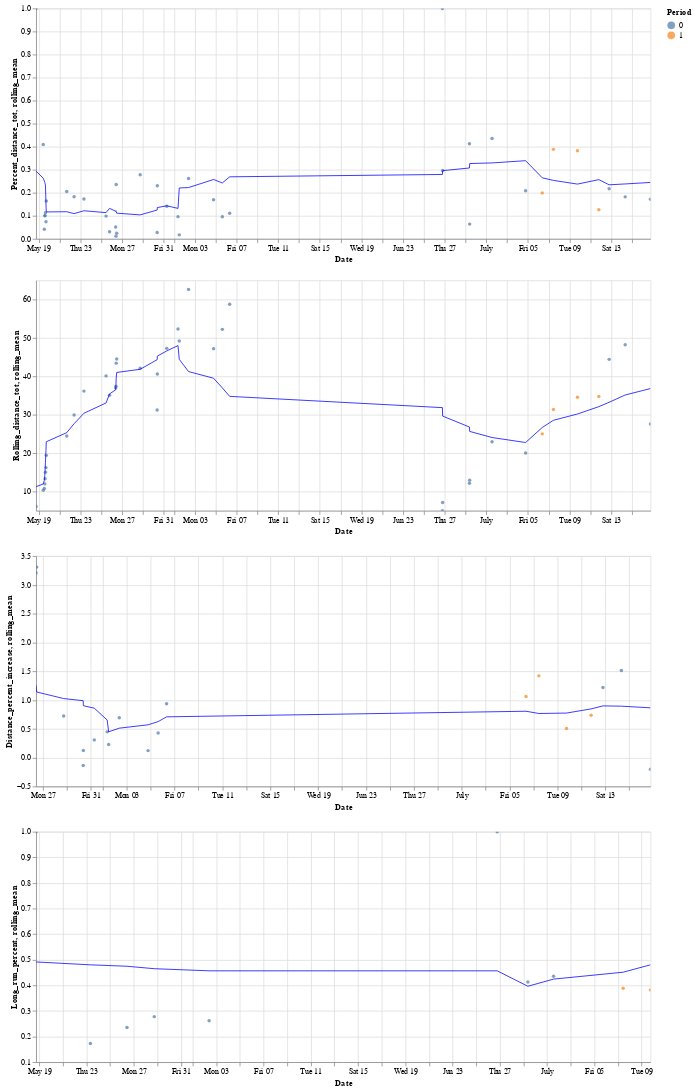

The code cell stored with this chart in its notebook:
### Code cell
display(Markdown("### Plots of distances and percentages tracked by period"))
(date_percent_dist_period) & (date_rolling_dist_period) & (date_dist_incre_period) & (date_long_per_period)

### Figure 1 — Vega-Lite specification as saved in the notebook (floating-point values rounded to 4 significant figures)
{"config": {"view": {"continuousWidth": 300, "continuousHeight": 300}}, "vconcat": [{"layer": [{"mark": {"type": "circle", "size": 20}, "encoding": {"color": {"field": "Period", "type": "nominal"}, "tooltip": [{"field": "Date", "type": "temporal"}, {"field": "Percent_distance_tot", "type": "quantitative"}, {"field": "Period", "type": "quantitative"}], "x": {"field": "Date", "type": "temporal"}, "y": {"field": "Percent_distance_tot", "scale": {"zero": false}, "type": "quantitative"}}, "name": "view_17"}, {"mark": {"type": "line", "color": "blue", "size": 1}, "encoding": {"x": {"field": "Date", "type": "temporal"}, "y": {"field": "rolling_mean", "scale": {"zero": false}, "type": "quantitative"}}, "transform": [{"window": [{"op": "mean", "field": "Percent_distance_tot", "as": "rolling_mean"}], "frame": [-5, 5]}]}], "data": {"name": "data-c9a8627310a5fca954c959d581d551db"}, "height": 300, "width": 800}, {"layer": [{"mark": {"type": "circle", "size": 20}, "encoding": {"color": {"field": "Period", "type": "nominal"}, "tooltip": [{"field": "Date", "type": "temporal"}, {"field": "Rolling_distance_tot", "type": "quantitative"}, {"field": "Period", "type": "quantitative"}], "x": {"field": "Date", "type": "temporal"}, "y": {"field": "Rolling_distance_tot", "scale": {"zero": false}, "type": "quantitative"}}, "name": "view_18"}, {"mark": {"type": "line", "color": "blue", "size": 1}, "encoding": {"x": {"field": "Date", "type": "temporal"}, "y": {"field": "rolling_mean", "scale": {"zero": false}, "type": "quantitative"}}, "transform": [{"window": [{"op": "mean", "field": "Rolling_distance_tot", "as": "rolling_mean"}], "frame": [-5, 5]}]}], "data": {"name": "data-68fc162ad8200e4a128099f97e0509f1"}, "height": 300, "width": 800}, {"layer": [{"mark": {"type": "circle", "size": 20}, "encoding": {"color": {"field": "Period", "type": "nominal"}, "tooltip": [{"field": "Date", "type": "temporal"}, {"field": "Distance_percent_increase", "type": "quantitative"}, {"field": "Period", "type": "quantitative"}], "x": {"field": "Date", "type": "temporal"}, "y": {"field": "Distance_percent_increase", "scale": {"zero": false}, "type": "quantitative"}}, "name": "view_19"}, {"mark": {"type": "line", "color": "blue", "size": 1}, "encoding": {"x": {"field": "Date", "type": "temporal"}, "y": {"field": "rolling_mean", "scale": {"zero": false}, "type": "quantitative"}}, "transform": [{"window": [{"op": "mean", "field": "Distance_percent_increase", "as": "rolling_mean"}], "frame": [-5, 5]}]}], "data": {"name": "data-d7a670510f145bde62e8d0cceacddfb6"}, "height": 300, "width": 800}, {"layer": [{"mark": {"type": "circle", "size": 20}, "encoding": {"color": {"field": "Period", "type": "nominal"}, "tooltip": [{"field": "Date", "type": "temporal"}, {"field": "Long_run_percent", "type": "quantitative"}, {"field": "Period", "type": "quantitative"}], "x": {"field": "Date", "type": "temporal"}, "y": {"field": "Long_run_percent", "scale": {"zero": false}, "type": "quantitative"}}, "name": "view_20"}, {"mark": {"type": "line", "color": "blue", "size": 1}, "encoding": {"x": {"field": "Date", "type": "temporal"}, "y": {"field": "rolling_mean", "scale": {"zero": false}, "type": "quantitative"}}, "transform": [{"window": [{"op": "mean", "field": "Long_run_percent", "as": "rolling_mean"}], "frame": [-5, 5]}]}], "data": {"name": "data-a3912decf2640bf7d4ec0cb4ec78ddb5"}, "height": 300, "width": 800}], "params": [{"name": "param_17", "select": {"type": "interval", "encodings": ["x", "y"]}, "bind": "scales", "views": ["view_17"]}, {"name": "param_18", "select": {"type": "interval", "encodings": ["x", "y"]}, "bind": "scales", "views": ["view_18"]}, {"name": "param_19", "select": {"type": "interval", "encodings": ["x", "y"]}, "bind": "scales", "views": ["view_19"]}, {"name": "param_20", "select": {"type": "interval", "encodings": ["x", "y"]}, "bind": "scales", "views": ["view_20"]}], "$schema": "https://vega.github.io/schema/vega-lite/v5.17.0.json", "datasets": {"data-c9a8627310a5fca954c959d581d551db": [{"Date": "2024-07-16T18:37:00", "Percent_distance_tot": 0.1722, "Period": 0}, {"Date": "2024-07-14T08:14:00", "Percent_distance_tot": 0.1823, "Period": 0}, {"Date": "2024-07-12T19:16:00", "Percent_distance_tot": 0.2175, "Period": 0}, {"Date": "2024-07-11T19:30:00", "Percent_distance_tot": 0.126, "Period": 1}, {"Date": "2024-07-09T18:15:00", "Percent_distance_tot": 0.3822, "Period": 1}, {"Date": "2024-07-07T10:43:00", "Percent_distance_tot": 0.3884, "Period": 1}, {"Date": "2024-07-06T09:02:00", "Percent_distance_tot": 0.1994, "Period": 1}, {"Date": "2024-07-04T18:38:00", "Percent_distance_tot": 0.2087, "Period": 0}, {"Date": "2024-07-01T13:15:00", "Percent_distance_tot": 0.4358, "Period": 0}, {"Date": "2024-06-29T09:38:00", "Percent_distance_tot": 0.06404, "Period": 0}, {"Date": "2024-06-29T09:02:00", "Percent_distance_tot": 0.413, "Period": 0}, {"Date": "2024-06-26T19:16:00", "Percent_distance_tot": 0.2963, "Period": 0}, {"Date": "2024-06-26T18:44:00", "Percent_distance_tot": 1.0, "Period": 0}, {"Date": "2024-06-06T08:08:00", "Percent_distance_tot": 0.1113, "Period": 0}, {"Date": "2024-06-05T15:11:00", "Percent_distance_tot": 0.09611, "Period": 0}, {"Date": "2024-06-04T19:00:00", "Percent_distance_tot": 0.1695, "Period": 0}, {"Date": "2024-06-02T09:17:00", "Percent_distance_tot": 0.262, "Period": 0}, {"Date": "2024-06-01T11:54:00", "Percent_distance_tot": 0.01727, "Period": 0}, {"Date": "2024-06-01T09:01:00", "Percent_distance_tot": 0.09633, "Period": 0}, {"Date": "2024-05-31T07:08:00", "Percent_distance_tot": 0.1413, "Period": 0}, {"Date": "2024-05-30T09:13:00", "Percent_distance_tot": 0.2308, "Period": 0}, {"Date": "2024-05-30T08:52:00", "Percent_distance_tot": 0.02754, "Period": 0}, {"Date": "2024-05-28T17:46:00", "Percent_distance_tot": 0.2778, "Period": 0}, {"Date": "2024-05-26T11:39:00", "Percent_distance_tot": 0.02404, "Period": 0}, {"Date": "2024-05-26T10:25:00", "Percent_distance_tot": 0.2356, "Period": 0}, {"Date": "2024-05-26T09:56:00", "Percent_distance_tot": 0.01176, "Period": 0}, {"Date": "2024-05-26T09:11:00", "Percent_distance_tot": 0.05164, "Period": 0}, {"Date": "2024-05-25T19:05:00", "Percent_distance_tot": 0.0305, "Period": 0}, {"Date": "2024-05-25T11:03:00", "Percent_distance_tot": 0.09873, "Period": 0}, {"Date": "2024-05-23T08:00:00", "Percent_distance_tot": 0.1726, "Period": 0}, {"Date": "2024-05-22T09:17:00", "Percent_distance_tot": 0.1829, "Period": 0}, {"Date": "2024-05-21T16:21:00", "Percent_distance_tot": 0.2054, "Period": 0}, {"Date": "2024-05-19T17:09:00", "Percent_distance_tot": 0.1643, "Period": 0}, {"Date": "2024-05-19T16:30:00", "Percent_distance_tot": 0.07455, "Period": 0}, {"Date": "2024-05-19T15:17:00", "Percent_distance_tot": 0.1132, "Period": 0}, {"Date": "2024-05-19T14:30:00", "Percent_distance_tot": 0.09985, "Period": 0}, {"Date": "2024-05-19T13:45:00", "Percent_distance_tot": 0.1009, "Period": 0}, {"Date": "2024-05-19T12:43:00", "Percent_distance_tot": 0.04174, "Period": 0}, {"Date": "2024-05-19T10:12:00", "Percent_distance_tot": 0.4095, "Period": 0}, {"Date": "2024-05-18T17:42:00", "Percent_distance_tot": 1.0, "Period": 0}], "data-68fc162ad8200e4a128099f97e0509f1": [{"Date": "2024-07-16T18:37:00", "Rolling_distance_tot": 27.58, "Period": 0}, {"Date": "2024-07-14T08:14:00", "Rolling_distance_tot": 48.22, "Period": 0}, {"Date": "2024-07-12T19:16:00", "Rolling_distance_tot": 44.42, "Period": 0}, {"Date": "2024-07-11T19:30:00", "Rolling_distance_tot": 34.76, "Period": 1}, {"Date": "2024-07-09T18:15:00", "Rolling_distance_tot": 34.56, "Period": 1}, {"Date": "2024-07-07T10:43:00", "Rolling_distance_tot": 31.36, "Period": 1}, {"Date": "2024-07-06T09:02:00", "Rolling_distance_tot": 25.02, "Period": 1}, {"Date": "2024-07-04T18:38:00", "Rolling_distance_tot": 20.03, "Period": 0}, {"Date": "2024-07-01T13:15:00", "Rolling_distance_tot": 22.97, "Period": 0}, {"Date": "2024-06-29T09:38:00", "Rolling_distance_tot": 12.96, "Period": 0}, {"Date": "2024-06-29T09:02:00", "Rolling_distance_tot": 12.13, "Period": 0}, {"Date": "2024-06-26T19:16:00", "Rolling_distance_tot": 7.12, "Period": 0}, {"Date": "2024-06-26T18:44:00", "Rolling_distance_tot": 5.01, "Period": 0}, {"Date": "2024-06-06T08:08:00", "Rolling_distance_tot": 58.77, "Period": 0}, {"Date": "2024-06-05T15:11:00", "Rolling_distance_tot": 52.23, "Period": 0}, {"Date": "2024-06-04T19:00:00", "Rolling_distance_tot": 47.21, "Period": 0}, {"Date": "2024-06-02T09:17:00", "Rolling_distance_tot": 62.64, "Period": 0}, {"Date": "2024-06-01T11:54:00", "Rolling_distance_tot": 49.21, "Period": 0}, {"Date": "2024-06-01T09:01:00", "Rolling_distance_tot": 52.32, "Period": 0}, {"Date": "2024-05-31T07:08:00", "Rolling_distance_tot": 47.28, "Period": 0}, {"Date": "2024-05-30T09:13:00", "Rolling_distance_tot": 40.6, "Period": 0}, {"Date": "2024-05-30T08:52:00", "Rolling_distance_tot": 31.23, "Period": 0}, {"Date": "2024-05-28T17:46:00", "Rolling_distance_tot": 42.08, "Period": 0}, {"Date": "2024-05-26T11:39:00", "Rolling_distance_tot": 44.5, "Period": 0}, {"Date": "2024-05-26T10:25:00", "Rolling_distance_tot": 43.43, "Period": 0}, {"Date": "2024-05-26T09:56:00", "Rolling_distance_tot": 37.43, "Period": 0}, {"Date": "2024-05-26T09:11:00", "Rolling_distance_tot": 36.99, "Period": 0}, {"Date": "2024-05-25T19:05:00", "Rolling_distance_tot": 35.08, "Period": 0}, {"Date": "2024-05-25T11:03:00", "Rolling_distance_tot": 40.11, "Period": 0}, {"Date": "2024-05-23T08:00:00", "Rolling_distance_tot": 36.15, "Period": 0}, {"Date": "2024-05-22T09:17:00", "Rolling_distance_tot": 29.91, "Period": 0}, {"Date": "2024-05-21T16:21:00", "Rolling_distance_tot": 24.44, "Period": 0}, {"Date": "2024-05-19T17:09:00", "Rolling_distance_tot": 19.42, "Period": 0}, {"Date": "2024-05-19T16:30:00", "Rolling_distance_tot": 16.23, "Period": 0}, {"Date": "2024-05-19T15:17:00", "Rolling_distance_tot": 15.02, "Period": 0}, {"Date": "2024-05-19T14:30:00", "Rolling_distance_tot": 13.32, "Period": 0}, {"Date": "2024-05-19T13:45:00", "Rolling_distance_tot": 11.99, "Period": 0}, {"Date": "2024-05-19T12:43:00", "Rolling_distance_tot": 10.78, "Period": 0}, {"Date": "2024-05-19T10:12:00", "Rolling_distance_tot": 10.33, "Period": 0}, {"Date": "2024-05-18T17:42:00", "Rolling_distance_tot": 6.1, "Period": 0}], "data-d7a670510f145bde62e8d0cceacddfb6": [{"Date": "2024-07-16T18:37:00", "Distance_percent_increase": -0.202, "Period": 0}, {"Date": "2024-07-14T08:14:00", "Distance_percent_increase": 1.514, "Period": 0}, {"Date": "2024-07-12T19:16:00", "Distance_percent_increase": 1.218, "Period": 0}, {"Date": "2024-07-11T19:30:00", "Distance_percent_increase": 0.7354, "Period": 1}, {"Date": "2024-07-09T18:15:00", "Distance_percent_increase": 0.5046, "Period": 1}, {"Date": "2024-07-07T10:43:00", "Distance_percent_increase": 1.42, "Period": 1}, {"Date": "2024-07-06T09:02:00", "Distance_percent_increase": 1.063, "Period": 1}, {"Date": "2024-06-06T08:08:00", "Distance_percent_increase": 0.9351, "Period": 0}, {"Date": "2024-06-05T15:11:00", "Distance_percent_increase": 0.4267, "Period": 0}, {"Date": "2024-06-04T19:00:00", "Distance_percent_increase": 0.1219, "Period": 0}, {"Date": "2024-06-02T09:17:00", "Distance_percent_increase": 0.6934, "Period": 0}, {"Date": "2024-06-01T11:54:00", "Distance_percent_increase": 0.2269, "Period": 0}, {"Date": "2024-06-01T09:01:00", "Distance_percent_increase": 0.4473, "Period": 0}, {"Date": "2024-05-31T07:08:00", "Distance_percent_increase": 0.3079, "Period": 0}, {"Date": "2024-05-30T09:13:00", "Distance_percent_increase": 0.1231, "Period": 0}, {"Date": "2024-05-30T08:52:00", "Distance_percent_increase": -0.1361, "Period": 0}, {"Date": "2024-05-28T17:46:00", "Distance_percent_increase": 0.7218, "Period": 0}, {"Date": "2024-05-26T11:39:00", "Distance_percent_increase": 3.308, "Period": 0}, {"Date": "2024-05-26T10:25:00", "Distance_percent_increase": 3.204, "Period": 0}], "data-a3912decf2640bf7d4ec0cb4ec78ddb5": [{"Date": "2024-07-09T18:15:00", "Long_run_percent": 0.3822, "Period": 1}, {"Date": "2024-07-07T10:43:00", "Long_run_percent": 0.3884, "Period": 1}, {"Date": "2024-07-01T13:15:00", "Long_run_percent": 0.4358, "Period": 0}, {"Date": "2024-06-29T09:02:00", "Long_run_percent": 0.413, "Period": 0}, {"Date": "2024-06-26T18:44:00", "Long_run_percent": 1.0, "Period": 0}, {"Date": "2024-06-02T09:17:00", "Long_run_percent": 0.262, "Period": 0}, {"Date": "2024-05-28T17:46:00", "Long_run_percent": 0.2778, "Period": 0}, {"Date": "2024-05-26T10:25:00", "Long_run_percent": 0.2356, "Period": 0}, {"Date": "2024-05-23T08:00:00", "Long_run_percent": 0.1726, "Period": 0}, {"Date": "2024-05-18T17:42:00", "Long_run_percent": 1.0, "Period": 0}]}}
